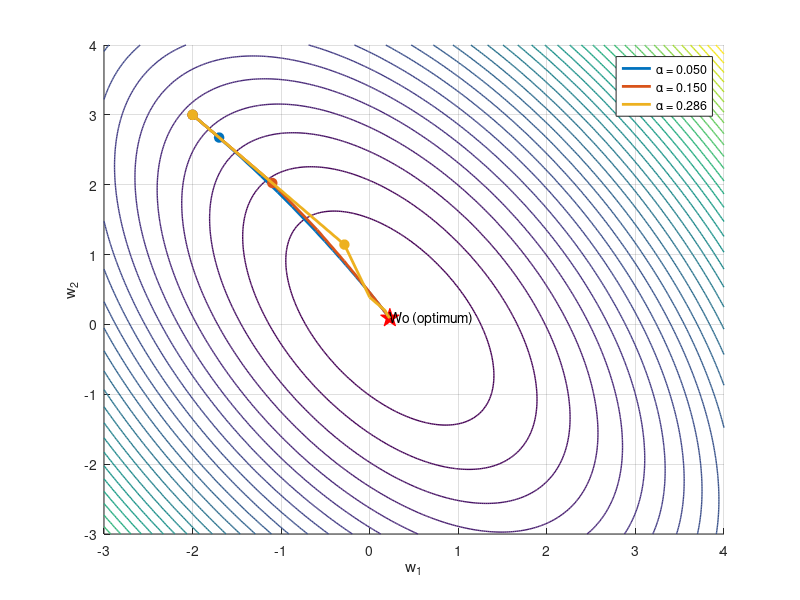
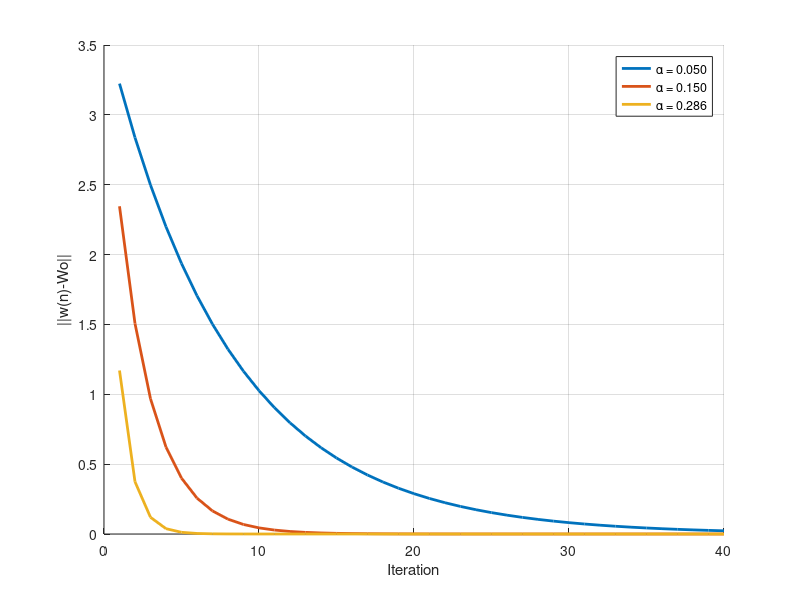

Here is the MATLAB script that generated these plots, in order:
clc; clear; close all;
%% Example
R = [4 1; 
     1 3];
p = [1; 0.5];

Wo = R \ p;

w0 = [-2; 3];

[Q, Lambda] = eig(R);
lambda = diag(Lambda);
lambda_min = min(lambda);
lambda_max = max(lambda);

alpha_opt = 2/(lambda_min + lambda_max);

alphas = [0.05, 0.15, alpha_opt];

N = 40;

v0 = Q' * (w0 - Wo);

%% cost function
[w1, w2] = meshgrid(linspace(-3,4,300), linspace(-3,4,300));
J = zeros(size(w1));
for i = 1:numel(w1)
    wv = [w1(i); w2(i)];
    e = p - R*wv;
    J(i) = e'*e;
end

%% Plot contour
figure;
hold on;
grid on;
contour(w1, w2, J, 35, 'LineWidth',1);
plot(Wo(1), Wo(2), 'rp', 'MarkerSize',14, 'MarkerFaceColor','r');
text(Wo(1), Wo(2), 'Wo (optimum)');

%% Plot trajectories and first steps
colors = lines(length(alphas));
labels = cell(1,length(alphas));

for a = 1:length(alphas)
    alpha = alphas(a);
    path = zeros(2,N);  % 2 for R 2*2
    path(:,1) = w0;

    for n = 1:N
        M = (eye(2)-alpha*Lambda)^n; % M = (I−αΛ)
        w_n = Wo + Q*(M*v0); % w(n)= w0 + Q (M)^n v(0)
        path(:,n+1) = w_n;
    end
    
    h(a) = plot(path(1,:), path(2,:), 'Color', colors(a,:), 'LineWidth',2);
    hold on
    plot(path(1,1:2), path(2,1:2), 'o', 'Color', colors(a,:), ...
        'MarkerFaceColor', colors(a,:), 'MarkerSize',7);
    labels{a} = sprintf('\\alpha = %.3f', alpha);
end

legend(h, labels);
xlabel('w_1');
ylabel('w_2');

%% in other way
errors = zeros(length(alphas), N);

for a = 1:length(alphas)
    alpha = alphas(a);
    for n = 1:N
        M = (eye(2)-alpha*Lambda)^n;
        w_n = Wo + Q*(M*v0);
        errors(a,n) = norm(w_n - Wo);
    end
end

figure;
hold on;
grid on;
for a = 1:length(alphas)
    plot(1:N, errors(a,:), 'LineWidth',2);
end
xlabel('Iteration'); ylabel('||w(n)-Wo||');
legend(arrayfun(@(x) sprintf('\\alpha = %.3f', x), alphas, 'UniformOutput', false));
